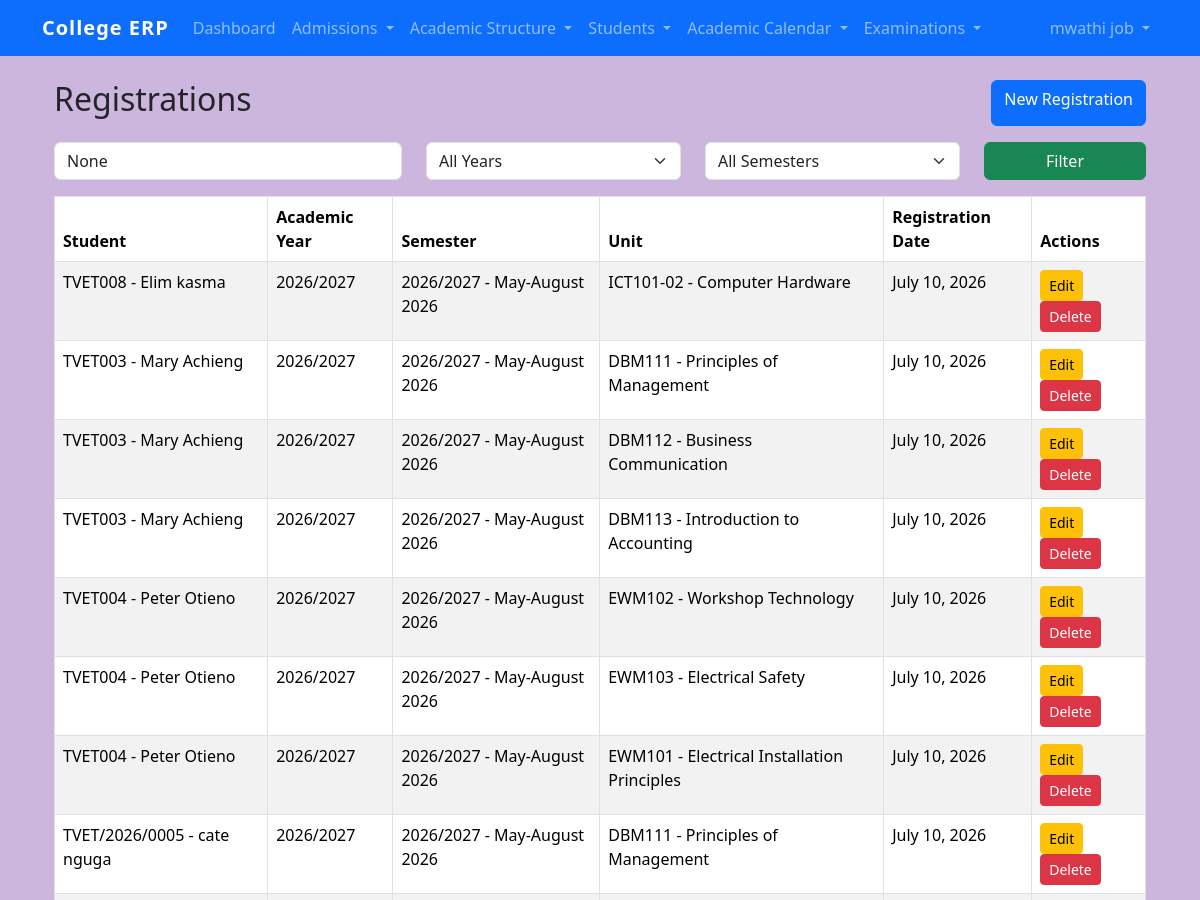
Page /registrations/ (signed in, upper part) on the earlier database version.
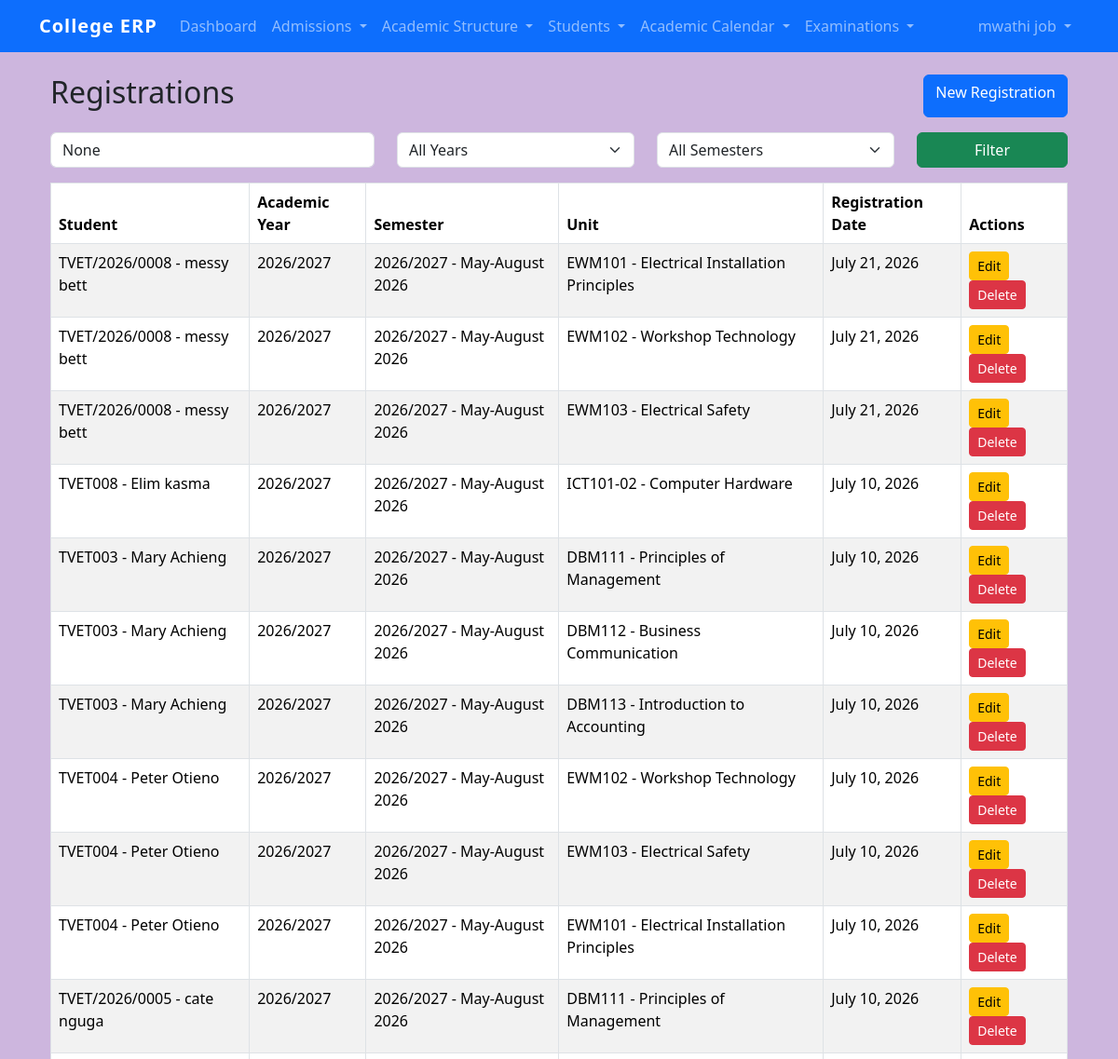
Same page on the later database version.
### students/models.py (models this page shows, shortened)
class Registration(models.Model):
    enrollment = models.ForeignKey(
        SemesterEnrollment,
        on_delete=models.PROTECT,
        related_name="registrations"
    )
    unit = models.ForeignKey(
        Unit,
        on_delete=models.PROTECT,
        related_name="registrations"
    )
    registration_date = models.DateField(
        auto_now_add=True
    )
    class Meta:
        unique_together = (
            "enrollment",
            "unit",
        )
        ordering = [
            "-registration_date"
        ]

class SemesterEnrollment(models.Model):
    STATUS_CHOICES = [
        ("enrolled", "Enrolled"),
        ("deferred", "Deferred"),
        ("suspended", "Suspended"),
        ("completed", "Completed"),
    ]
    student = models.ForeignKey(
        Student,
        on_delete=models.CASCADE,
        related_name="enrollments"
    )
    academic_year = models.ForeignKey(
        AcademicYear,
        on_delete=models.PROTECT
    )
    semester = models.ForeignKey(
        Semester,
        on_delete=models.PROTECT
    )
    study_level = models.ForeignKey(
        StudyLevel,
        on_delete=models.PROTECT
    )
    status = models.CharField(
        max_length=20,
        choices=STATUS_CHOICES,
        default="enrolled"
    )
    enrollment_date = models.DateField(
        auto_now_add=True
    )
    class Meta:
        unique_together = (
            "student",
            "academic_year",
            "semester",
        )
    def __str__(self):
            return (
                f"{self.student.admission_no} - "
                f"{self.student.first_name} "
                f"{self.student.last_name}"
        )
    """
    def __str__(self):

        return (
            f"{self.student} - "
            f"{self.academic_year} - "
            f"{self.semester}"
        )"""

class Student(models.Model):
    user = models.OneToOneField(
        User,
        on_delete=models.CASCADE,
        related_name="student_profile",
        null=True,
        blank=True
    )
    admission_no = models.CharField(
        max_length=20,
        unique=True,
        blank=True
    )
    first_name = models.CharField(
        max_length=100
    )
    last_name = models.CharField(
        max_length=100
    )
    phone = models.CharField(
        max_length=20
    )
    programme = models.ForeignKey(
        Programme,
        on_delete=models.PROTECT,
        related_name="students"
    )
    study_level = models.ForeignKey(
        StudyLevel,
        on_delete=models.PROTECT,
        related_name="students",
        null=True,
        blank=True
    )
    class Meta:
        ordering = [
            "admission_no"
        ]
    def __str__(self):
        return (
            f"{self.admission_no} - "
            f"{self.first_name} "
            f"{self.last_name}"
        )

class AcademicYear(models.Model):
    year_name = models.CharField(
        max_length=20,
        unique=True
    )
    is_active = models.BooleanField(
        default=False
    )
    registration_open = models.BooleanField(
        default=True
    )
    def __str__(self):
        return self.year_name

class Semester(models.Model):
    academic_year = models.ForeignKey(
        "AcademicYear",
        on_delete=models.CASCADE,
        related_name="semesters"
    )
    semester_name = models.CharField(
        max_length=100
    )
    is_active = models.BooleanField(
        default=False
    )
    class Meta:
        ordering = ["academic_year", "semester_name"]
    def __str__(self):
        return (
            f"{self.academic_year} - "
            f"{self.semester_name}"
        )

class Unit(models.Model):
    unit_code = models.CharField(
        max_length=20,
        unique=True
    )
    unit_name = models.CharField(
        max_length=200
    )
    course = models.ForeignKey(
        Course,
        on_delete=models.PROTECT,
        related_name="units"
    )
    credit_hours = models.PositiveIntegerField(
        default=0
    )
    class Meta:
        ordering = [
            "unit_code"
        ]
    def __str__(self):
        return (
            f"{self.unit_code} - "
            f"{self.unit_name}"
        )

### students/views.py (the view)
@login_required
@permission_required(
    "students.view_registration",
    raise_exception=True
)
def registration_list(request):
    registrations = (
        Registration.objects
        .select_related(
            "enrollment",
            "enrollment__student",
            "enrollment__academic_year",
            "enrollment__semester",
            "unit"
        )
    )
    search = request.GET.get(
        "search"
    )
    year_id = request.GET.get(
        "academic_year"
    )
    semester_id = request.GET.get(
        "semester"
    )
    if search:
        registrations = registrations.filter(
            enrollment__student__admission_no__icontains=search
        )
    if year_id:
        registrations = registrations.filter(
            enrollment__academic_year_id=year_id
        )
    if semester_id:
        registrations = registrations.filter(
            enrollment__semester_id=semester_id
        )
    academic_years = AcademicYear.objects.all()
    semesters = Semester.objects.select_related(
        "academic_year"
    )
    context = {
        "registrations": registrations,
        "academic_years": academic_years,
        "semesters": semesters,
        "search": search,
        "selected_year": year_id,
        "selected_semester": semester_id,
    }
    return render(
        request,
        "students/registrations/registration_list.html",
        context
    )

### templates/students/registrations/registration_list.html (shortened to what this page needs)
{% extends "base.html" %}
{% block content %}
<div class="container mt-4">
    <div class="d-flex justify-content-between mb-3">
        <h2>
            Registrations
        </h2>
        <a
            href="{% url 'registration_create' %}"
            class="btn btn-primary">
            New Registration
        </a>
    </div>
    <form method="get" class="row mb-3">
        <div class="col-md-4">
            <input
                type="text"
                name="search"
                value="{{ search }}"
                class="form-control"
                placeholder="Admission Number">
        </div>
        <div class="col-md-3">
            <select
                name="academic_year"
                class="form-select">
                <option value="">
                    All Years
                </option>
            </select>
        </div>
        <div class="col-md-3">
            <select
                name="semester"
                class="form-select">
                <option value="">
                    All Semesters
                </option>
            </select>
        </div>
        <div class="col-md-2">
            <button
                type="submit"
                class="btn btn-success w-100">
                Filter
            </button>
        </div>
    </form>
    <table class="table table-bordered table-striped">
        <thead>
            <tr>
                <th>Student</th>
                <th>Academic Year</th>
                <th>Semester</th>
                <th>Unit</th>
                <th>Registration Date</th>
                <th>Actions</th>
            </tr>
        </thead>
        <tbody>
        {% for registration in registrations %}
        <tr>
            <td>
                {{ registration.enrollment.student }}
            </td>
            <td>
                {{ registration.enrollment.academic_year }}
            </td>
            <td>
                {{ registration.enrollment.semester }}
            </td>
            <td>
                {{ registration.unit }}
            </td>
            <td>
                {{ registration.registration_date }}
            </td>
            <td>
                <a
                    href="{% url 'registration_update' registration.id %}"
                    class="btn btn-warning btn-sm">
                    Edit
                </a>
                <a
                    href="{% url 'registration_delete' registration.id %}"
                    class="btn btn-danger btn-sm">
                    Delete
                </a>
            </td>
        </tr>
        {% empty %}
        <tr>
            <td colspan="6">
                No registrations found.
            </td>
        </tr>
        {% endfor %}
        </tbody>
    </table>
</div>
{% endblock %}

Differences in the rows shown:
added Registration: enrollment.student "TVET/2026/0008 - messy bett", enrollment.academic_year "2026/2027", enrollment.semester "2026/2027 - May-August 2026", unit "EWM101 - Electrical Installation Principles", registration_date "July 21, 2026"
added Registration: enrollment.student "TVET/2026/0008 - messy bett", enrollment.academic_year "2026/2027", enrollment.semester "2026/2027 - May-August 2026", unit "EWM102 - Workshop Technology", registration_date "July 21, 2026"
added Registration: enrollment.student "TVET/2026/0008 - messy bett", enrollment.academic_year "2026/2027", enrollment.semester "2026/2027 - May-August 2026", unit "EWM103 - Electrical Safety", registration_date "July 21, 2026"
